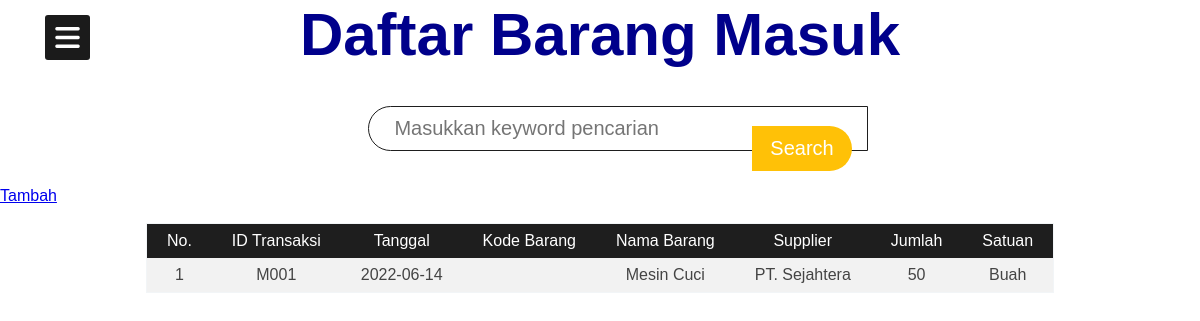
The app's page /brg_masuk.php with its own data.
### tables this page shows
CREATE TABLE `brg_masuk` (
  `id` int(11) NOT NULL,
  `id_transaksi` varchar(20) DEFAULT NULL,
  `tanggal` date DEFAULT NULL,
  `nama_barang` varchar(50) DEFAULT NULL,
  `kategori` varchar(20) NOT NULL,
  `supplier` varchar(50) DEFAULT NULL,
  `jumlah` int(11) DEFAULT NULL,
  `satuan` varchar(20) DEFAULT NULL
);

### functions.php (called while the page is built, shortened)
<?php
$connect = mysqli_connect("localhost", "root", "", "finalproject");
function query($query){
	global $connect;
	$result = mysqli_query($connect, $query);
	$rows = [];
	while( $row = mysqli_fetch_assoc($result)) {
		$rows[] = $row;
	}
	return $rows;
 }
 ?>

### brg_masuk.php (the view, shortened to what this page needs)
<?php
require 'functions.php';
$brgmasuk = query("SELECT * FROM brg_masuk");
?>
<!DOCTYPE html>
<html lang="en" dir="ltr">
<head>
	<link rel="stylesheet" href="assets/css/search.css">
	<link rel="stylesheet" href="assets/css/sidebar.css">
	<link rel="stylesheet" href="assets/css/table.css">
</head>
<body>
	<div class="btn">
		<span class="fas fa-bars"></span>
	</div>
	<h1>Daftar Barang Masuk</h1>
	<br><br>
	<form action="" method="post"class="box">
		<input type="text" name="key" autofocus placeholder="Masukkan keyword pencarian" autocomplete="off" id="key">
		<input type="submit" name="cari" id="cari" value="Search">
	</form>
	<br><br>
	<a href="masuk.php">Tambah</a>
	<br><br>
	<table class="table1">
	<tr>
		<th>No.</th>
		<th>ID Transaksi</th>
		<th>Tanggal</th>
		<th>Kode Barang</th>
		<th>Nama Barang</th>
		<th>Supplier</th>
		<th>Jumlah</th>
		<th>Satuan</th>
	</tr>
	<?php $i = 1; ?>
	<?php foreach ($brgmasuk as $row) : ?>
	<tr>
		<td><?php echo $i ?></td>
		<td><?php echo $row["id_transaksi"] ?></td>
		<td><?php echo $row["tanggal"] ?></td>
		<td><?php echo $row["kode_barang"] ?></td>
		<td><?php echo $row["nama_barang"] ?></td>
		<td><?php echo $row["supplier"] ?></td>
		<td><?php echo $row["jumlah"] ?></td>
		<td><?php echo $row["satuan"] ?></td>
	</tr>
	<?php $i++; ?>
<?php endforeach; ?>
	</table>
</body>
</html>

### assets/css/search.css (style rules this page uses)
.box { position: relative; top: 45%; left: 20%; width: 200px; margin-top: 0.1%; margin-left: 10.7%; margin-right: 150%; z-index: 1; }
input { position: relative; display: inline-block; font-size: 20px; box-sizing: border-box; transition: .5s; outline: none; }
input[type="text"] { background: #fff; width: 500px; height: 45px; border: 1px solid #1e1e1e; outline: none; padding: 0 25px; border-radius: 25px 0 0 25px; }
input[type="submit"] { position: fixed; top: 15.8%; right: 29%; border-radius: 0 25px 25px 0; width: 100px; height: 45px; border: none; outline: none; cursor: pointer; background: #ffc107; color: #fff; }

### assets/css/sidebar.css (style rules this page uses)
* { margin: 0; padding: 0; user-select: none; box-sizing: border-box; font-family: 'Poppins', sans-serif; z-index: 99; }
.btn { position: fixed; top: 15px; left: 45px; height: 45px; width: 45px; overflow: hidden; text-align: center; background: #1b1b1b; border-radius: 3px; cursor: pointer; transition: left 0.4s ease; }
.btn span { color: white; font-size: 28px; line-height: 45px; cursor: pointer; }

### assets/css/table.css (style rules this page uses)
h1 { font-size: 60px; font-family: sans-serif; color: darkblue; text-align: center; }
.table1 { font-family: sans-serif; color: #444; border-collapse: collapse; width: Max-width; border: 1px solid #f2f5f7; position: relative; margin: auto; z-index: 1; }
.table1 tr th { background: #1e1e1e; color: #fff; font-weight: normal; }
.table1, th, td { padding: 8px 20px; text-align: center; }
.table1 tr:nth-child(even) { background-color: #f2f2f2; }

### records on screen
brg_masuk: id_transaksi "M001", tanggal "2022-06-14", nama_barang "Mesin Cuci", supplier "PT. Sejahtera", jumlah "50", satuan "Buah"
